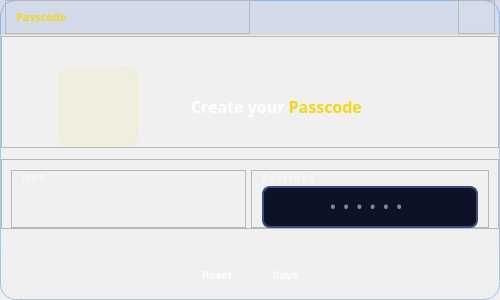
<?xml version="1.0" encoding="UTF-8"?>
<ui version="4.0">
 <class>Dialog</class>
 <widget class="QDialog" name="Dialog">
  <property name="geometry">
   <rect>
    <x>0</x>
    <y>0</y>
    <width>500</width>
    <height>300</height>
   </rect>
  </property>
  <property name="windowTitle">
   <string>⌨️ Enroll Passcode</string>
  </property>
  <property name="styleSheet">
   <string notr="true">QDialog {
    background: qlineargradient(
        x1: 0, y1: 0, x2: 1, y2: 1,
        stop: 0 #0a1628,
        stop: 0.5 #142240,
        stop: 1 #0d1f3c
    );
    border-radius: 16px;
   /* Border Biru Kaca Halus agar tegas berpisah dari background */
    border: 1px solid rgba(2, 119, 230, 0.35);
}

QFrame#titlebar {
    background: rgba(2, 72, 193, 0.12);
    border: none;
    border-bottom: 1px solid rgba(248, 214, 19, 0.15);
    
}

QLabel#label_3 {
    color: #f8d613;
    font-family: Plus Jakarta Sans;
    font-size: 11px;
    font-weight: 600;
    background: transparent;
    border: none;
}

QPushButton#btn_close {
    background: rgba(255, 255, 255, 0.03);
    border: none;
    border-radius: 6px;
}

QPushButton#btn_close:hover {
    background: rgba(255, 70, 70, 0.25);
}

QFrame#frame_messageBox {
   background: rgba(255, 255, 255, 0.04);
}

QLabel#label, QLabel#label_2 {
    color: rgba(255, 255, 255, 0.50);
    font-family: Poppins;
    font-size: 10px;
    font-weight: 600;
    text-transform: uppercase;
    letter-spacing: 1px;
    background: transparent;
    border: none;
}

QLabel#lbNrpRP {
    background: rgba(255, 255, 255, 0.03);
    border: 1px solid rgba(255, 255, 255, 0.06);
    border-radius: 8px;
    color: #ffffff;
    font-family: Poppins;
    font-size: 14px;
    font-weight: 500;
    padding: 6px 10px;
    min-height: 28px;
}

QLineEdit#lbPinR {
    background: rgba(255, 255, 255, 0.03);
    border: 1px solid rgba(255, 255, 255, 0.06);
    border-radius: 8px;
    color: #ffffff;
    font-family: Poppins;
    font-size: 18px;
    font-weight: 600;
    padding: 6px 5px;
    min-height: 28px;
    letter-spacing: 8px;
}

QLineEdit#lbPinR:focus {
    border: 1px solid #f8d613;
    background: rgba(248, 214, 19, 0.05);
}

QLabel#label_criticalIcon {
    background: rgba(248, 214, 19, 0.08);
    border: 1px solid rgba(248, 214, 19, 0.12);
    border-radius: 12px;
    padding: 8px;
}

QLabel#label_infoText {
    color: #ffffff;
    font-family: Poppins;
    font-size: 16px;
    font-weight: 500;
    background: transparent;
    border: none;
}

QLabel#label_infoText span {
    color: #f8d613;
}

QFrame#frame_button {
    background: rgba(255, 255, 255, 0.02);
    border: none;
    border-top: 1px solid rgba(255, 255, 255, 0.04);
    border-radius: 0 0 16px 16px;
}

QDialogButtonBox {
    background: transparent;
    border: none;
}

QDialogButtonBox QPushButton {
    background: rgba(255, 255, 255, 0.04);
    border: 1px solid rgba(255, 255, 255, 0.08);
    border-radius: 8px;
    color: rgba(255, 255, 255, 0.80);
    font-family: Inter;
    font-size: 11px;
    font-weight: 500;
    padding: 8px 16px;
    min-height: 20px;
}

QDialogButtonBox QPushButton:hover {
    background: rgba(255, 255, 255, 0.08);
    border: 1px solid rgba(255, 255, 255, 0.20);
}

QDialogButtonBox QPushButton:pressed {
    background: rgba(2, 72, 193, 0.15);
    border: 1px solid #0248c1;
}

QScrollBar:vertical {
    background: rgba(255, 255, 255, 0.02);
    border: none;
    border-radius: 8px;
    width: 4px;
}

QScrollBar::handle:vertical {
    background: rgba(248, 214, 19, 0.25);
    border-radius: 8px;
    min-height: 30px;
}

QScrollBar::handle:vertical:hover {
    background: rgba(248, 214, 19, 0.40);
}</string>
  </property>
  <layout class="QVBoxLayout" name="verticalLayout_4">
   <property name="spacing">
    <number>0</number>
   </property>
   <property name="leftMargin">
    <number>0</number>
   </property>
   <property name="topMargin">
    <number>0</number>
   </property>
   <property name="rightMargin">
    <number>0</number>
   </property>
   <property name="bottomMargin">
    <number>0</number>
   </property>
   <item>
    <widget class="QFrame" name="titlebar">
     <property name="minimumSize">
      <size>
       <width>0</width>
       <height>0</height>
      </size>
     </property>
     <property name="maximumSize">
      <size>
       <width>16777215</width>
       <height>35</height>
      </size>
     </property>
     <property name="frameShape">
      <enum>QFrame::StyledPanel</enum>
     </property>
     <property name="frameShadow">
      <enum>QFrame::Raised</enum>
     </property>
     <layout class="QHBoxLayout" name="horizontalLayout_7">
      <property name="spacing">
       <number>0</number>
      </property>
      <property name="leftMargin">
       <number>5</number>
      </property>
      <property name="topMargin">
       <number>0</number>
      </property>
      <property name="rightMargin">
       <number>5</number>
      </property>
      <property name="bottomMargin">
       <number>0</number>
      </property>
      <item>
       <widget class="QFrame" name="frame_8">
        <property name="font">
         <font>
          <pointsize>7</pointsize>
         </font>
        </property>
        <property name="frameShape">
         <enum>QFrame::StyledPanel</enum>
        </property>
        <property name="frameShadow">
         <enum>QFrame::Raised</enum>
        </property>
        <layout class="QHBoxLayout" name="horizontalLayout_8">
         <property name="spacing">
          <number>0</number>
         </property>
         <property name="leftMargin">
          <number>10</number>
         </property>
         <property name="topMargin">
          <number>0</number>
         </property>
         <property name="rightMargin">
          <number>0</number>
         </property>
         <property name="bottomMargin">
          <number>0</number>
         </property>
         <item>
          <widget class="QLabel" name="label_3">
           <property name="font">
            <font>
             <family>Plus Jakarta Sans</family>
             <pointsize>-1</pointsize>
             <weight>75</weight>
             <bold>true</bold>
            </font>
           </property>
           <property name="text">
            <string>Passcode</string>
           </property>
          </widget>
         </item>
        </layout>
       </widget>
      </item>
      <item alignment="Qt::AlignRight">
       <widget class="QFrame" name="frame_3">
        <property name="frameShape">
         <enum>QFrame::StyledPanel</enum>
        </property>
        <property name="frameShadow">
         <enum>QFrame::Raised</enum>
        </property>
        <layout class="QHBoxLayout" name="horizontalLayout_9">
         <property name="spacing">
          <number>7</number>
         </property>
         <property name="leftMargin">
          <number>0</number>
         </property>
         <property name="topMargin">
          <number>0</number>
         </property>
         <property name="rightMargin">
          <number>0</number>
         </property>
         <property name="bottomMargin">
          <number>0</number>
         </property>
         <item>
          <widget class="QPushButton" name="btn_close">
           <property name="minimumSize">
            <size>
             <width>35</width>
             <height>20</height>
            </size>
           </property>
           <property name="maximumSize">
            <size>
             <width>35</width>
             <height>20</height>
            </size>
           </property>
           <property name="toolTip">
            <string>Close</string>
           </property>
           <property name="text">
            <string/>
           </property>
           <property name="icon">
            <iconset>
             <normaloff>../../assets/icon/x.svg</normaloff>../../assets/icon/x.svg</iconset>
           </property>
           <property name="iconSize">
            <size>
             <width>20</width>
             <height>20</height>
            </size>
           </property>
          </widget>
         </item>
        </layout>
       </widget>
      </item>
     </layout>
    </widget>
   </item>
   <item>
    <widget class="QFrame" name="frame_messageBox">
     <property name="minimumSize">
      <size>
       <width>0</width>
       <height>0</height>
      </size>
     </property>
     <property name="maximumSize">
      <size>
       <width>16777215</width>
       <height>16777215</height>
      </size>
     </property>
     <property name="frameShape">
      <enum>QFrame::StyledPanel</enum>
     </property>
     <property name="frameShadow">
      <enum>QFrame::Raised</enum>
     </property>
     <property name="lineWidth">
      <number>0</number>
     </property>
     <layout class="QVBoxLayout" name="verticalLayout">
      <property name="spacing">
       <number>0</number>
      </property>
      <property name="leftMargin">
       <number>0</number>
      </property>
      <property name="topMargin">
       <number>0</number>
      </property>
      <property name="rightMargin">
       <number>0</number>
      </property>
      <property name="bottomMargin">
       <number>20</number>
      </property>
      <item>
       <widget class="QFrame" name="frame">
        <property name="frameShape">
         <enum>QFrame::StyledPanel</enum>
        </property>
        <property name="frameShadow">
         <enum>QFrame::Raised</enum>
        </property>
        <layout class="QHBoxLayout" name="horizontalLayout_3">
         <property name="topMargin">
          <number>30</number>
         </property>
         <property name="bottomMargin">
          <number>0</number>
         </property>
         <item>
          <widget class="QLabel" name="label_criticalIcon">
           <property name="minimumSize">
            <size>
             <width>80</width>
             <height>80</height>
            </size>
           </property>
           <property name="maximumSize">
            <size>
             <width>80</width>
             <height>80</height>
            </size>
           </property>
           <property name="text">
            <string/>
           </property>
           <property name="pixmap">
            <pixmap>../../assets/icon/key-solid-full.svg</pixmap>
           </property>
           <property name="scaledContents">
            <bool>true</bool>
           </property>
          </widget>
         </item>
         <item>
          <widget class="QLabel" name="label_infoText">
           <property name="minimumSize">
            <size>
             <width>0</width>
             <height>0</height>
            </size>
           </property>
           <property name="maximumSize">
            <size>
             <width>250</width>
             <height>16777215</height>
            </size>
           </property>
           <property name="font">
            <font>
             <family>Poppins</family>
             <pointsize>-1</pointsize>
             <weight>62</weight>
             <bold>true</bold>
            </font>
           </property>
           <property name="text">
            <string>&lt;html&gt;&lt;head/&gt;&lt;body&gt;&lt;p&gt;&lt;span style=&quot;color:#ffffff;&quot;&gt;Create your &lt;/span&gt;&lt;span style=&quot;color:#f8d613;&quot;&gt;Passcode&lt;/span&gt;&lt;/p&gt;&lt;/body&gt;&lt;/html&gt;</string>
           </property>
           <property name="wordWrap">
            <bool>true</bool>
           </property>
          </widget>
         </item>
        </layout>
       </widget>
      </item>
      <item alignment="Qt::AlignBottom">
       <widget class="QFrame" name="frame_2">
        <property name="minimumSize">
         <size>
          <width>0</width>
          <height>0</height>
         </size>
        </property>
        <property name="maximumSize">
         <size>
          <width>16777215</width>
          <height>100</height>
         </size>
        </property>
        <property name="frameShape">
         <enum>QFrame::StyledPanel</enum>
        </property>
        <property name="frameShadow">
         <enum>QFrame::Raised</enum>
        </property>
        <layout class="QHBoxLayout" name="horizontalLayout">
         <property name="spacing">
          <number>5</number>
         </property>
         <property name="topMargin">
          <number>10</number>
         </property>
         <property name="bottomMargin">
          <number>0</number>
         </property>
         <item>
          <widget class="QFrame" name="frame_4">
           <property name="maximumSize">
            <size>
             <width>16777215</width>
             <height>65</height>
            </size>
           </property>
           <property name="frameShape">
            <enum>QFrame::StyledPanel</enum>
           </property>
           <property name="frameShadow">
            <enum>QFrame::Raised</enum>
           </property>
           <layout class="QVBoxLayout" name="verticalLayout_2">
            <property name="spacing">
             <number>0</number>
            </property>
            <property name="leftMargin">
             <number>10</number>
            </property>
            <property name="topMargin">
             <number>0</number>
            </property>
            <property name="rightMargin">
             <number>10</number>
            </property>
            <property name="bottomMargin">
             <number>0</number>
            </property>
            <item>
             <widget class="QLabel" name="label">
              <property name="font">
               <font>
                <family>Poppins</family>
                <pointsize>-1</pointsize>
                <weight>75</weight>
                <bold>true</bold>
               </font>
              </property>
              <property name="text">
               <string>NRP</string>
              </property>
             </widget>
            </item>
            <item>
             <widget class="QLabel" name="lbNrpRP">
              <property name="minimumSize">
               <size>
                <width>213</width>
                <height>42</height>
               </size>
              </property>
              <property name="text">
               <string/>
              </property>
             </widget>
            </item>
           </layout>
          </widget>
         </item>
         <item>
          <widget class="QFrame" name="frame_5">
           <property name="maximumSize">
            <size>
             <width>16777215</width>
             <height>65</height>
            </size>
           </property>
           <property name="frameShape">
            <enum>QFrame::StyledPanel</enum>
           </property>
           <property name="frameShadow">
            <enum>QFrame::Raised</enum>
           </property>
           <layout class="QVBoxLayout" name="verticalLayout_3">
            <property name="spacing">
             <number>0</number>
            </property>
            <property name="leftMargin">
             <number>10</number>
            </property>
            <property name="topMargin">
             <number>0</number>
            </property>
            <property name="rightMargin">
             <number>10</number>
            </property>
            <property name="bottomMargin">
             <number>0</number>
            </property>
            <item>
             <widget class="QLabel" name="label_2">
              <property name="font">
               <font>
                <family>Poppins</family>
                <pointsize>-1</pointsize>
                <weight>75</weight>
                <bold>true</bold>
               </font>
              </property>
              <property name="text">
               <string>Passcode</string>
              </property>
             </widget>
            </item>
            <item>
             <widget class="QLineEdit" name="lbPinR">
              <property name="maximumSize">
               <size>
                <width>16777215</width>
                <height>40</height>
               </size>
              </property>
              <property name="font">
               <font>
                <family>Poppins</family>
                <pointsize>-1</pointsize>
                <weight>75</weight>
                <bold>true</bold>
               </font>
              </property>
              <property name="styleSheet">
               <string notr="true">QLineEdit {
    background-color: #0d1226;
    border: 2px solid #3d4a7d;
    border-radius: 8px;
    padding: 5px;
    color: #ffffff;
    font-family: 'Poppins';
    font-size: 14px;
}

QLineEdit:focus {
    border: 2px solid #FFF701;
    background-color: #172147;
}

QLineEdit::placeholder {
    color: #556688;
}</string>
              </property>
              <property name="text">
               <string/>
              </property>
              <property name="echoMode">
               <enum>QLineEdit::Password</enum>
              </property>
              <property name="alignment">
               <set>Qt::AlignCenter</set>
              </property>
              <property name="placeholderText">
               <string>••••••</string>
              </property>
             </widget>
            </item>
           </layout>
          </widget>
         </item>
        </layout>
       </widget>
      </item>
     </layout>
    </widget>
   </item>
   <item>
    <widget class="QFrame" name="frame_button">
     <property name="minimumSize">
      <size>
       <width>0</width>
       <height>0</height>
      </size>
     </property>
     <property name="maximumSize">
      <size>
       <width>16777215</width>
       <height>50</height>
      </size>
     </property>
     <property name="styleSheet">
      <string notr="true">QDialogButtonBox {
    background: transparent;
    border: none;
}

QDialogButtonBox QPushButton {
    background: rgba(255, 255, 255, 0.04);
    border: 1px solid rgba(255, 255, 255, 0.08);
    border-radius: 8px;
    color: rgba(255, 255, 255, 0.80);
    font-family: Inter;
    font-size: 11px;
    font-weight: 500;
    padding: 8px 16px;
    min-height: 20px;
}

QDialogButtonBox QPushButton:hover {
   background: rgba(2, 72, 193, 0.15);
    border: 1px solid #0248c1;
}

QDialogButtonBox QPushButton:pressed {
    background: rgba(2, 72, 193, 0.15);
    border: 1px solid #0248c1;
}</string>
     </property>
     <property name="frameShape">
      <enum>QFrame::StyledPanel</enum>
     </property>
     <property name="frameShadow">
      <enum>QFrame::Raised</enum>
     </property>
     <property name="lineWidth">
      <number>0</number>
     </property>
     <layout class="QHBoxLayout" name="horizontalLayout_2">
      <property name="spacing">
       <number>0</number>
      </property>
      <property name="leftMargin">
       <number>0</number>
      </property>
      <property name="topMargin">
       <number>0</number>
      </property>
      <property name="rightMargin">
       <number>0</number>
      </property>
      <property name="bottomMargin">
       <number>0</number>
      </property>
      <item>
       <widget class="QDialogButtonBox" name="buttonBox">
        <property name="sizePolicy">
         <sizepolicy hsizetype="Preferred" vsizetype="Preferred">
          <horstretch>0</horstretch>
          <verstretch>0</verstretch>
         </sizepolicy>
        </property>
        <property name="minimumSize">
         <size>
          <width>0</width>
          <height>0</height>
         </size>
        </property>
        <property name="maximumSize">
         <size>
          <width>16777215</width>
          <height>16777215</height>
         </size>
        </property>
        <property name="font">
         <font>
          <family>Orbitron</family>
          <pointsize>8</pointsize>
         </font>
        </property>
        <property name="cursor">
         <cursorShape>PointingHandCursor</cursorShape>
        </property>
        <property name="orientation">
         <enum>Qt::Horizontal</enum>
        </property>
        <property name="standardButtons">
         <set>QDialogButtonBox::Reset|QDialogButtonBox::Save</set>
        </property>
        <property name="centerButtons">
         <bool>true</bool>
        </property>
       </widget>
      </item>
     </layout>
    </widget>
   </item>
  </layout>
 </widget>
 <resources/>
 <connections/>
</ui>
